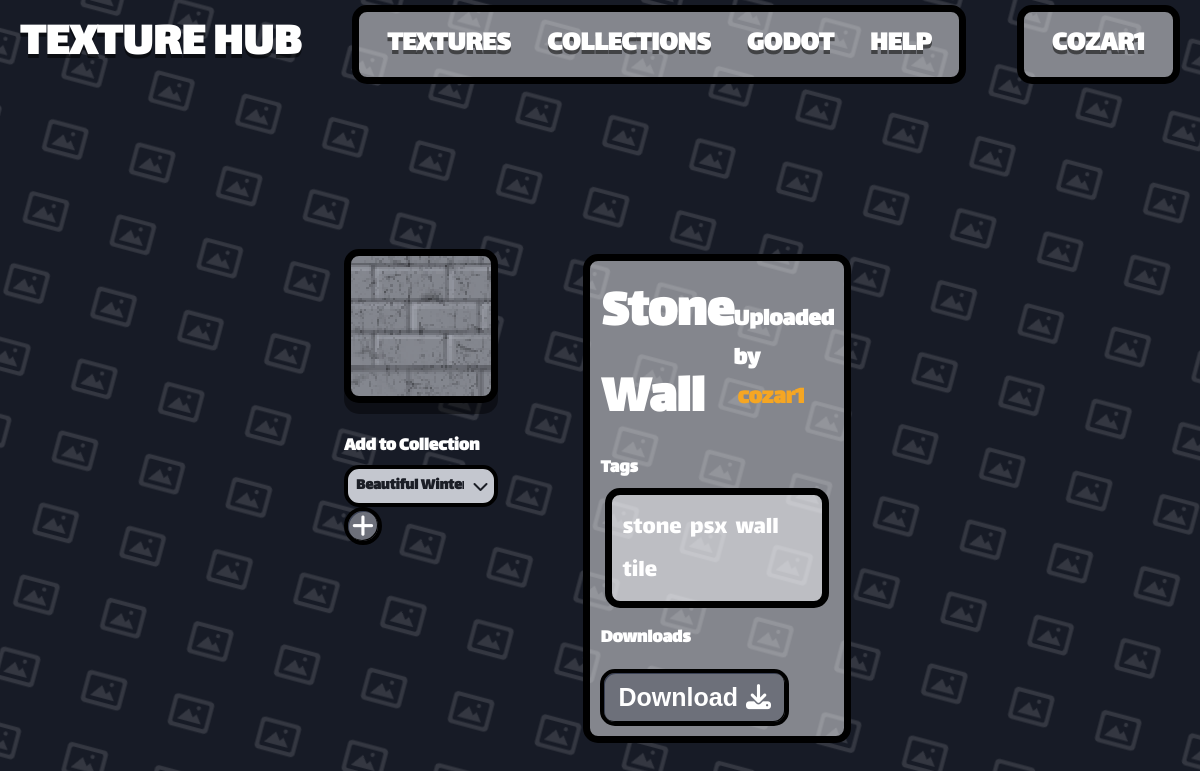
The app's page /texture/1 (signed in) with its own data.
### app.py (models this page shows)
class User(db.Model):
    __tablename__ = 'User'
    user_id = db.Column(db.Integer, primary_key=True)
    user_name = db.Column(db.String(80), unique=True, nullable=False)
    user_password = db.Column(db.String(120), nullable=False)
    user_rating = db.Column(db.Integer, default=0)

class Texture(db.Model):
    __tablename__ = 'Texture'
    texture_id = db.Column(db.Integer, primary_key=True)
    texture_name = db.Column(db.String(80), unique=True, nullable=False)
    texture_address = db.Column(db.String(120), nullable=False)
    texture_user_id = db.Column(db.Integer, default=0)
    texture_tags = db.Column(db.String(200), nullable=True)

### app.py (the view)
@app.route('/texture/<texture_id>', methods=["POST", "GET"])
def texture(texture_id):
    user = get_current_user()
    if user is None:
        return redirect('/login')
    collections = Collection.query.filter_by(collection_user_id=user.user_id).all()
    if request.method == 'POST':
        if 'collection' in request.form:
            collection_id = request.form.get('collection')
            tc = Texture_Collection(texture_id=texture_id, collection_id=collection_id)
            db.session.add(tc)
            db.session.commit()
    texture = Texture.query.filter_by(texture_id=texture_id).first()
    uploaded_user = User.query.filter_by(user_id=texture.texture_user_id).first()
    return render_template('texture.html', user=get_current_user(), texture=texture, uploaded_user=uploaded_user, collections=collections)

### app.py (called while the page is built)
def get_current_user():
    user_id = session.get('user_id')
    if user_id is None:
        return None
    return User.query.get(user_id)

@app.template_filter('texture_url')
def texture_image_url(address):
    if not address:
        return DEFAULT_TEXTURE_URL
    addr = str(address).strip().replace('\\', '/')
    if addr.startswith('/static/images/'):
        rel = addr[len('/static/images/') :]
    elif addr.startswith('static/images/'):
        rel = addr[len('static/images/') :]
    else:
        rel = os.path.basename(addr)
    rel = os.path.basename(rel)
    if not rel or rel.startswith('.'):
        return DEFAULT_TEXTURE_URL
    full = os.path.join(STATIC_IMAGES_DIR, rel)
    if os.path.isfile(full):
        return f'/static/images/{rel}'
    return DEFAULT_TEXTURE_URL

### templates/texture.html (shortened to what this page needs)
{% extends "template.html" %}
{% block content %}
<div class="th-texture-page">
    <div class="th-item-page-img-column">
    <div class="th-detail-image" style="background-image: url('{{ texture.texture_address | texture_url }}'); background-size: cover; background-position: center; background-repeat: no-repeat;"></div>
    <div class="th-collection-row">
            <label class="th-label" for="collection-select">Add to Collection</label>
        </div>
        <form action="/texture/{{ texture.texture_id }}" method="post">
            <div class="th-select-wrap">
                <select class="th-select" name="collection" id="collection-select">
                    {% for item in collections %}
                    <option value="{{ item.collection_id }}">{{ item.collection_name }}</option>
                    {% endfor %}
                </select>
            </div>
            <button class="th-btn th-btn-round" type="submit" name="add_to_collection" value="+" aria-label="Add to collection"><i class="fas fa-plus"></i></button>
        </form>
    </div>
    <div class="container">
        <div class="th-detail-title-row">
            <h1 class="th-detail-title">{{ texture.texture_name }}</h1>
            <div class="th-detail-author">Uploaded by <a class="th-signup-link" href="/user/{{ uploaded_user.user_name }}">{{ uploaded_user.user_name }}</a></div>
        </div>
        {% if texture.texture_tags %}
        <label class="th-label">Tags</label>
        <div class="container">
            {% for tag in texture.texture_tags.split(',') %}
            <span class="th-detail-tag" style="display: inline-block; margin: 4px 6px 0 0;">{{ tag.strip() }}</span>
            {% endfor %}
        </div>
        {% endif %}
            <div class="th-download-panel">
        <div class="th-label">Downloads</div>
        <form action="/download/{{ texture.texture_id }}" method="post">
            <button class="th-btn th-download-btn" type="submit" name="download" value="download">
                Download <i class="fas fa-download"></i>
            </button>
        </form>
    </div>
    </div>
</div>
{% endblock %}

### templates/template.html (shortened to what this page needs)
<!DOCTYPE html>
<html lang="en">
<head>
    <link rel="stylesheet" href="https://cdnjs.cloudflare.com/ajax/libs/font-awesome/6.5.2/css/all.min.css">
    <link rel="stylesheet" href="/static/style.css">
</head>
<body class="th-body">
    {% if request.endpoint not in ('login', 'signup') %}
    <header class="th-navbar">
        <a href="/" class="th-brand">TEXTURE HUB</a>
        <div class="container">
            <ul class="th-nav-links">
                <li><a href="/0" class="th-nav-link {% if request.path == '/' %}is-active{% endif %}">TEXTURES</a></li>
                <li><a href="/1" class="th-nav-link {% if request.path == '/collections' %}is-active{% endif %}">COLLECTIONS</a></li>
                <li><a href="/0" class="th-nav-link {% if request.path == '/' %}is-active{% endif %}">GODOT</a></li>
                <li><a href="/1" class="th-nav-link {% if request.path == '/collections' %}is-active{% endif %}">HELP</a></li>
            </ul>
        </div>
        <div class="container">
            <nav class="th-nav-links">
                {% if user %}
                    <a class="th-nav-link th-user-link" href="/user/{{ user.user_name }}">{{ user.user_name }}</a>
                {% else %}
                    <a href="/login" class="th-btn-login">LOGIN</a>
                    <a href="/signup" class="th-btn-login">SIGNUP</a>
                {% endif %}
            </nav>
        </div>
    </header>
    {% endif %}
    <main class="th-page">
        {% block content %}
        {% endblock %}
    </main>
</body>
</html>

### records on screen
User: user_name "COZAR1", user_name "cozar1"
Texture: texture_address|texture_url (picture), texture_name "Stone Wall"

### other values on screen
{{ tag.strip() }} "stone" "psx" "wall" "tile"
form field collection "Beautiful Winter"
